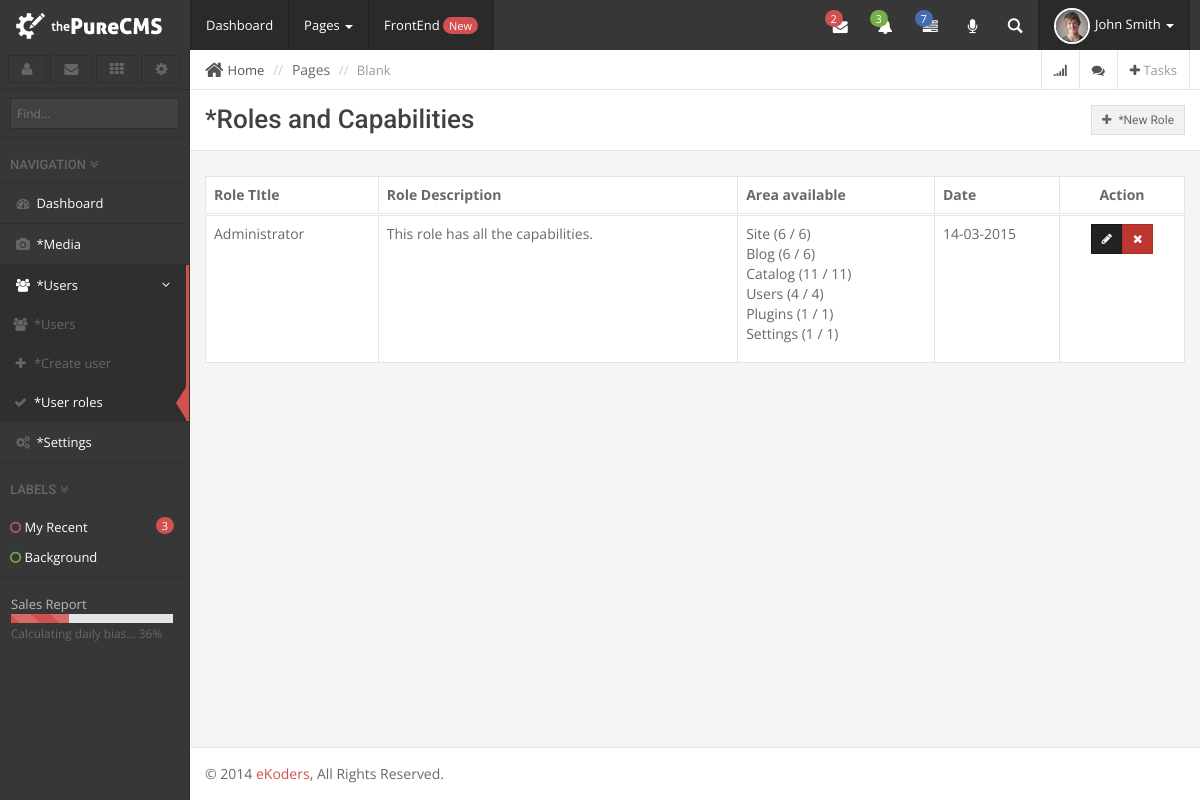
Screenshot of /admin/user_roles.php (signed in) with the database file from the repository.
### tables this page shows
CREATE TABLE IF NOT EXISTS `user_roles` (
  `role_id` int(11) NOT NULL AUTO_INCREMENT,
  `role_title` varchar(32) NOT NULL,
  `role_description` varchar(250) NOT NULL,
  `role_object` longtext NOT NULL,
  `role_ts` timestamp NOT NULL DEFAULT CURRENT_TIMESTAMP,
  PRIMARY KEY (`role_id`)
);

CREATE TABLE IF NOT EXISTS `user_profiles` (
  `user_profile_id` int(11) NOT NULL AUTO_INCREMENT,
  `user_id` int(11) NOT NULL,
  `user_name` varchar(128) NOT NULL,
  `user_display_name` varchar(128) NOT NULL,
  `user_email` varchar(128) NOT NULL,
  `user_image` varchar(128) NOT NULL,
  `user_role` int(11) NOT NULL,
  PRIMARY KEY (`user_profile_id`)
);

### include/class.database.php (called while the page is built, shortened)
<?php
class Database {
    private $_DB;
    private $_query;
    private $_where = array();
    private $_select = array();
    private $_action;
    private $_table;
    public function __construct() {
        try {
            $this->_DB = new PDO('mysql:host=' . DB_HOST . ';dbname=' . DB_NAME, DB_USER, DB_PASS);
            $this->_DB->setAttribute(PDO::ATTR_ERRMODE, PDO::ERRMODE_EXCEPTION);
        } catch (PDOException $e) {
            echo 'ERROR: ' . $e->getMessage();
        }
    }
    public function where($column_name, $value, $operator = '=') {
        $this->_where[$column_name] = array();
        $this->_where[$column_name][] = $value;
        $this->_where[$column_name][] = $operator;
    }
    public function select($columns) {
        foreach ($columns as $column => $name) {
            $this->_select[$column] = $name;
        }
    }
    public function query($query) {
        try {
            $this->_query = $this->_DB->prepare(filter_var($query, FILTER_SANITIZE_STRING));
            $this->bind_results();
            $this->_query->execute();
            $this->_where = array();
            $this->_select = array();
        } catch (PDOException $e) {
            $er = $e->errorInfo;
            echo '<p style="font-family:arial; background:#F00; position:absolute; z-index:10000; color:#FFF; padding:5px;">ERROR: ' . $er[2] . '</p>';
        }
    }
    private function bind_results() {
        if (!empty($this->_where)) {
            foreach ($this->_where as $c => $value) {
                $this->_query->bindValue(':' . $c, $value[0], $this->get_type($value[0]));
            }
        }
    }
    private function get_type($value) {
        if (is_int($value)) {
            $param = PDO::PARAM_INT;
        } elseif (is_bool($value)) {
            $param = PDO::PARAM_BOOL;
        } elseif (is_null($value)) {
            $param = PDO::PARAM_NULL;
        } elseif (is_string($value)) {
            $param = PDO::PARAM_STR;
        } else {
            $param = FALSE;
        }
        return $param;
    }
    private function build_query() {
        $query = $this->_action;
        if ($this->_action == 'SELECT') {
            if (!empty($this->_select)) {
                foreach ($this->_select as $column_name => $name) {
                    $query .=' ' . $column_name . ' as ' . $name . ', ';
                }
            } else {
                $query .= ' *';
            }
            $query = rtrim($query, ', ');
        }
        if ($this->_action != 'UPDATE' && $this->_action != 'INSERT') {
            $query .= ' FROM ';
        }
        $query .= $this->_table;
        if (!empty($this->_where)) {
            $query .= ' WHERE ';
            $columns = array();
            foreach ($this->_where as $c => $v) {
                $columns[] = $c . ' ' . $v[1] . ':' . $c;
            }
            $query .= implode(' AND ', $columns);
        }
        $this->query($query);
    }
    public function result($fetch_type = PDO::FETCH_OBJ) {
        return $this->_query->fetch($fetch_type);
    }
    public function all_results($fetch_type = PDO::FETCH_OBJ) {
        return $this->_query->fetchAll($fetch_type);
    }
    public function row_count() {
        return $this->_query->rowCount();
    }
    public function from($table_name, $num_rows = NULL) {
        $this->_action = 'SELECT';
        $this->_table = $table_name;
        $this->build_query();
    }
    public function _date($format = 'Y-m-d H:i:s', $date = NULL) {
        if (isset($date)) {
            $date = strtotime($date);
        } else {
            $date = time();
        }
        return date($format, $date);
    }
}

### admin/classes/class.users.php (called while the page is built, shortened)
<?php
class Users extends Capabilities{
	private $profile_table_name;
	public function __construct()
	{
		$this->profile_table_name = DB_PREFIX.'user_profiles';
		if ($this->is_logged_in()) {
			$this->user_capabilities = $this->get_user_capabilitirs();
		}
	}
	public static function is_logged_in()
	{
		if (isset($_SESSION['token'])) {
			return true;
		}else{
			return false;
		}
	}
	public static function get_logged_id()
	{
		if (isset($_SESSION['user_id'])) {
			return $_SESSION['user_id'];
		}
	}
	public function get_profile($user_id = NULL)
	{
		if (is_null($user_id)) {
			$user_id = $this->get_logged_id();
		}
		$this->from($this->profile_table_name);
		if ($this->row_count() > 0) {
			return $this->result();
		}
	}
}

### admin/classes/class.capabilities.php (called while the page is built, shortened)
<?php
class Capabilities extends Database{
	protected $role_table_name;
	protected $user_capabilities;
	protected $capabilities_group_container = array();
	public function __construct()
	{
		$this->role_table_name = DB_PREFIX.'user_roles';
		$this->capabilities_group_container['Site'] 		= array();
		$this->capabilities_group_container['Blog'] 		= array();
		$this->capabilities_group_container['Catalog'] 		= array();
		$this->capabilities_group_container['Users'] 		= array();
		$this->capabilities_group_container['Plugins'] 		= array();
		$this->capabilities_group_container['Settings'] 	= array();
	}
	public function has_capabilities($capabilities = array())
	{
		$state = false;
		foreach ($capabilities as $group_name => $group) {
			foreach ($group as $key => $value) {
				if (array_key_exists($group_name, $this->user_capabilities) && array_key_exists($value, $this->user_capabilities[$group_name])) {
					$state = true;
				}
			}
		}
		return $state;
	}
	public function get_user_capabilitirs($user_id = NULL)
	{
		$profile = $this->get_profile($user_id);
		$role = $this->get_roles($profile->user_role);
		$role_capabilities_object = json_decode($role->role_object);
		$role_capabilities = array();
		foreach ($role_capabilities_object as $group_name => $group_data) {
			$role_capabilities[$group_name] = array();
			foreach ($group_data as $key => $value) {
				$role_capabilities[$group_name][$key] = $value;
			}
		}
		return $role_capabilities;
	}
	public function get_roles($ID = NULL)
	{
		$this->from($this->role_table_name);
		if ($this->row_count() > 0 && isset($ID)) {
			return $this->result();
		}elseif ($this->row_count() > 0) {
			return $this->all_results();
		}
	}
	public function register_capability($group, $key)
	{
		if (isset($this->capabilities_group_container[$group])) {
			$this->capabilities_group_container[$group][str_replace(' ', '-', strtolower($key))] = $key;
		}else{
			register_admin_message('Capabilty not registered', 'Invalid capabilty group.', 'danger');
		}
	}
	public function get_capabilities_groups()
	{
		return $this->capabilities_group_container;
	}
}

### admin/builtins/capabilities.php (called while the page is built, shortened)
<?php
$Users = new users();

### admin/include/init.php (called while the page is built, shortened)
<?php
include_once ABSPATH.'include/class.database.php';
include_once ABSPATH.'common/procedural_functions.php';
include_once ADMINABS.'builtins/capabilities.php';

### admin/user_roles.php (the view, shortened to what this page needs)
<?php
include_once 'include/init.php';
$roles = $Users->get_roles();
$admin_title = 'Roles and Capabilities';
$available_groups = $Users->get_capabilities_groups();
include 'include/header.php';
?>
<div id="page-wrapper">
		<div class="row">
			<div class="col-lg-12">
				<?php include 'include/breadcrumb.php'; ?>
				<div class="page-header title">
					<h1 class='clearfix'><?php __($admin_title); ?> <?php if(is_allowed(HAS_USERS_ROLE, array('Users'=>array('manage-roles')))): ?> <a href="create_role.php" class="btn btn-default btn-sm pull-right"><i class="fa fa-plus"></i> <?php __('New Role') ?></a><?php endif; ?></h1>
				</div>
			</div>
		</div>
		<div class="row">
			<div class="col-lg-12">
			<?php
				if (!isset($roles)):
					echo "<p>";
					__($admin_title);
					echo " ";
					__("are not available.");
					echo "</p>";
				else:
			?>
				<table class="table table-bordered table-hover tc-table">
					<thead>
						<tr>
							<th>Role TItle</th>
							<th class="hidden-xs">Role Description</th>
							<th class="hidden-xs">Area available</th>
							<th class="hidden-xs">Date</th>
							<th class="col-medium center">Action</th>
						</tr>
					</thead>
					<tbody>
						<?php foreach($roles as $role):
							$role_object = json_decode($role->role_object);
						?>
						<tr>
							<td><?php echo $role->role_title; ?></td>
							<td><?php echo $role->role_description; ?></td>
							<td>
								<ul class="list-unstyled">
									<?php foreach($role_object as $object_key => $object ): ?>
									<li><?php echo $object_key; ?> (<?php echo count((array)$object); ?> / <?php echo count($available_groups[$object_key]) ?>)</li>
								<?php endforeach; ?>
								</ul>
							</td>
							<td class="col-medium"><?php echo $Users->_date('d-m-Y', $role->role_ts); ?></td>
							<td class="col-medium center">
								<div class="btn-group btn-group-sm">
									<a href="create_role.php?ID=<?php echo $role->role_id; ?>" class="btn btn-inverse"><i class="fa fa-pencil icon-only"></i></a>
									<a href="user_roles.php?ID=<?php echo $role->role_id; ?>" class="btn btn-danger" onClick="return confirm('<?php __('Confirm delete?'); ?>');"><i class="fa fa-times icon-only"></i></a>
								</div>
							</td>
						</tr>
						<?php endforeach; ?>
					</tbody>
				</table>
				<?php endif; ?>
			</div>
		</div>
<?php include 'include/footer.php'; ?>

### rows the page displays
user_roles: role_title "Administrator", role_description "This role has all the capabilities.", object_key "Plugins", count((array)$object) "1", count($available_groups[$object_key]) "1", object_key "Settings", role_ts "14-03-2015"
user_profiles: object_key "Site", count((array)$object) "6", count($available_groups[$object_key]) "6", object_key "Blog", object_key "Catalog", count((array)$object) "11", count($available_groups[$object_key]) "11", object_key "Users", count((array)$object) "4", count($available_groups[$object_key]) "4"

### other values shown
$lang->get_key($key) "Dashboard"
$lang->get_key($key) "*Media"
$lang->get_key($key) "*Users"
$lang->get_key($key) "*Create user"
$lang->get_key($key) "*User roles"
$lang->get_key($key) "*Settings"
$lang->get_key($key) "*Roles and Capabilities *New Role"
